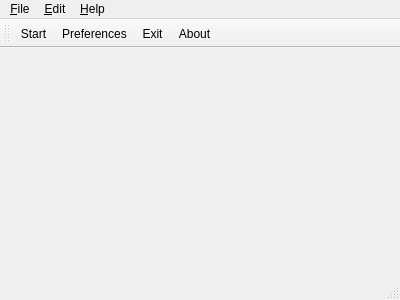
<?xml version="1.0" encoding="UTF-8"?>
<ui version="4.0">
 <class>MainWindow</class>
 <widget class="QMainWindow" name="MainWindow">
  <property name="geometry">
   <rect>
    <x>0</x>
    <y>0</y>
    <width>400</width>
    <height>300</height>
   </rect>
  </property>
  <property name="windowTitle">
   <string>MainWindow</string>
  </property>
  <widget class="QWidget" name="centralWidget"/>
  <widget class="QMenuBar" name="menuBar">
   <property name="geometry">
    <rect>
     <x>0</x>
     <y>0</y>
     <width>400</width>
     <height>22</height>
    </rect>
   </property>
   <widget class="QMenu" name="menuFile">
    <property name="title">
     <string>&amp;File</string>
    </property>
    <addaction name="action_Start"/>
    <addaction name="action_Exit"/>
   </widget>
   <widget class="QMenu" name="menu_Edit">
    <property name="title">
     <string>&amp;Edit</string>
    </property>
    <addaction name="action_Prefences"/>
   </widget>
   <widget class="QMenu" name="menu_Help">
    <property name="title">
     <string>&amp;Help</string>
    </property>
    <addaction name="action_About"/>
   </widget>
   <addaction name="menuFile"/>
   <addaction name="menu_Edit"/>
   <addaction name="menu_Help"/>
  </widget>
  <widget class="QToolBar" name="mainToolBar">
   <attribute name="toolBarArea">
    <enum>TopToolBarArea</enum>
   </attribute>
   <attribute name="toolBarBreak">
    <bool>false</bool>
   </attribute>
   <addaction name="action_Start"/>
   <addaction name="action_Prefences"/>
   <addaction name="action_Exit"/>
   <addaction name="action_About"/>
  </widget>
  <widget class="QStatusBar" name="statusBar"/>
  <action name="action_Exit">
   <property name="icon">
    <iconset resource="resource.qrc">
     <normaloff>:/images/exit</normaloff>:/images/exit</iconset>
   </property>
   <property name="text">
    <string>E&amp;xit</string>
   </property>
  </action>
  <action name="action_Prefences">
   <property name="icon">
    <iconset resource="resource.qrc">
     <normaloff>:/images/preferences</normaloff>:/images/preferences</iconset>
   </property>
   <property name="text">
    <string>&amp;Preferences</string>
   </property>
  </action>
  <action name="action_About">
   <property name="icon">
    <iconset resource="resource.qrc">
     <normaloff>:/images/about</normaloff>:/images/about</iconset>
   </property>
   <property name="text">
    <string>&amp;About</string>
   </property>
  </action>
  <action name="action_Start">
   <property name="checkable">
    <bool>true</bool>
   </property>
   <property name="icon">
    <iconset resource="resource.qrc">
     <normaloff>:/images/start</normaloff>:/images/start</iconset>
   </property>
   <property name="text">
    <string>&amp;Start</string>
   </property>
  </action>
 </widget>
 <layoutdefault spacing="6" margin="11"/>
 <resources>
  <include location="resource.qrc"/>
 </resources>
 <connections>
  <connection>
   <sender>action_Exit</sender>
   <signal>triggered(bool)</signal>
   <receiver>MainWindow</receiver>
   <slot>close()</slot>
  </connection>
 </connections>
</ui>
